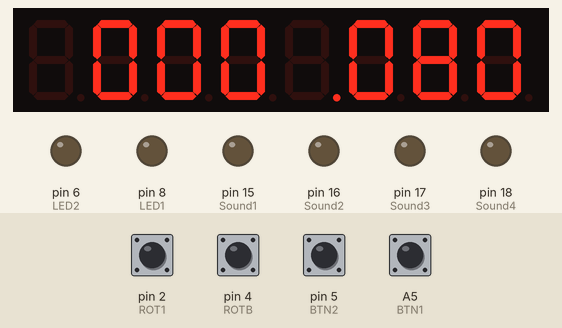
The sketch below on a simulated Arduino Nano, built with avr-gcc and run on an emulated ATmega328P. Parts: 8-digit seven-segment display, output pins drawn as LEDs (lit = HIGH). The test bench sets the inputs (shaded band); at power-on: A5 (BTN1), pin 2 (ROT1), pin 4 (ROTB), pin 5 (BTN2) HIGH.

Above: at 1.2 s.
1.3 s: A5 (BTN1) pulled LOW for 0.15 s
At 1.4 s:
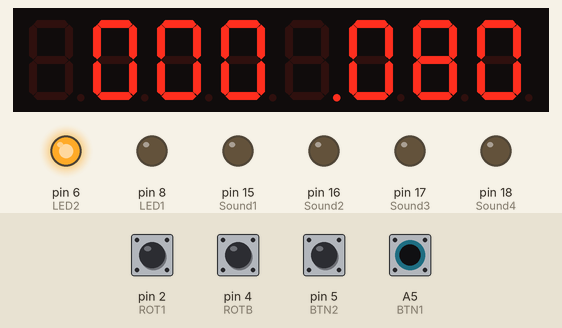
At 1.94 s:
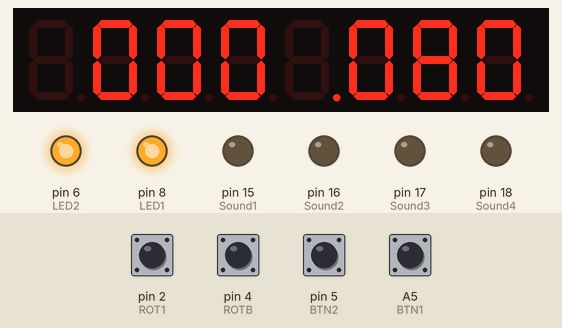
2.0 s: A5 (BTN1) pulled LOW for 1 s
At 3.1 s:
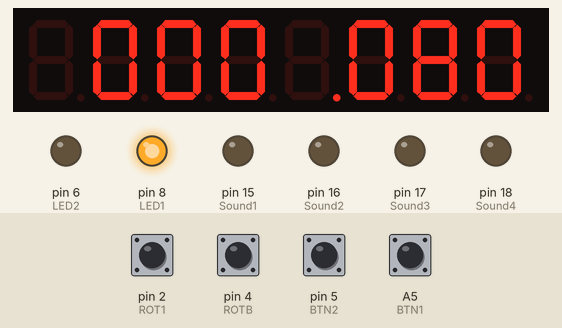
4.5 s: pin 4 (ROTB) pulled LOW for 0.15 s
Timing chart, 0 to 7.5 s (numbered marks = the images above; inputs shaded):
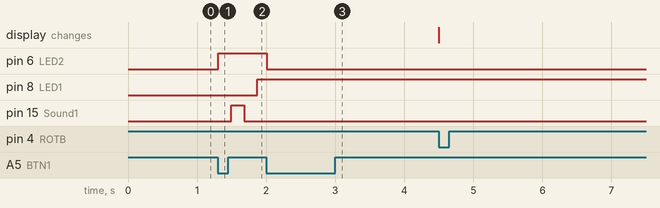

The sketch:

BMP.ino
```cpp
// (licence header left out)
// LecControl library from Eberhard Fahle  @ https://github.com/wayoda/LedControl
#include "LedControl.h"

// ----------------------------------------------------------------------------
// Parametres Boutons
// ----------------------------------------------------------------------------

#define BTN1 A5  // Start / Stop
#define BTN2 5   // Tap Tempo
#define ROTB 4   // Rotary Button

#define ROT1 2
#define ROT2 3

// ----------------------------------------------------------------------------
// Parametres Affichage
// ----------------------------------------------------------------------------

#define DGT8_DIN 12
#define DGT8_CS  10
#define DGT8_CLK 9

LedControl lc=LedControl(DGT8_DIN,DGT8_CLK,DGT8_CS,1);

#define LED1 8  // tempo
#define LED2 6  // Running

// ----------------------------------------------------------------------------
//  Controles pour generateur de sons
// ----------------------------------------------------------------------------

#define Sound1 15 // A1  // Kick
#define Sound2 16 // A2  // HiHat
#define Sound3 17 // A3  // Snare
#define Sound4 18 // A4  // Ride

// ----------------------------------------------------------------------------
// Procedures d'Affichage
// ----------------------------------------------------------------------------

void DisplayInt(int xi) {
  lc.setDigit(0,0,xi % 10,false);
  xi=xi / 10;
  lc.setDigit(0,1,xi % 10,false);
  xi=xi / 10;
  lc.setDigit(0,2,xi % 10,false);
}

void DisplayInt2(int xi) {
  lc.setDigit(0,4,xi % 10,false);
  xi=xi / 10;
  lc.setDigit(0,5,xi % 10,false);
  xi=xi / 10;
  lc.setDigit(0,6,xi % 10,false);
}

void DisplayInt8(long int xi) {
  lc.setDigit(0,0,xi % 10,false);
  xi=xi / 10;
  lc.setDigit(0,1,xi % 10,false);
  xi=xi / 10;
  lc.setDigit(0,2,xi % 10,false);
  xi=xi / 10;
  lc.setDigit(0,3,xi % 10,false);
  xi=xi / 10;
  lc.setDigit(0,4,xi % 10,false);
  xi=xi / 10;
  lc.setDigit(0,5,xi % 10,false);
  xi=xi / 10;
  lc.setDigit(0,6,xi % 10,false);
  xi=xi / 10;
  lc.setDigit(0,7,xi % 10,false);
}

// ----------------------------------------------------------------------------
//                                      Paterns
// ----------------------------------------------------------------------------

#define timecte 234375

boolean BmpChange = false;
int Bmp     =  80;
int BmpO    =   0;     // Old value
int Divider =   2;     // 1 noire, 2 croche, 4 double croche
int Dly     = timecte / Bmp / Divider;

// 1 - Kick
// 2 - HiHat
// 3 - Snare
// 4 - Ride

#define MAXNOTES  48
#define NBPatern  32
byte    Ntemps;

byte Tempo[MAXNOTES];
//const byte PROGMEM Temp00[] = { 1,0,0,0, 1,0,0,0, 1,0,0,0, 1,0,0,0 , 1,0,0,0, 1,0,0,0, 1,0,0,0, 1,0,0,0 , 1,0,0,0, 1,0,0,0, 1,0,0,0, 1,0,0,0 }; const byte NT00 = 48;  const byte DV00 = 4; // this 3 paterns
//const byte PROGMEM Temp01[] = { 1,0,1,0, 1,0,1,0, 1,0,1,0, 1,0,1,0 , 1,0,1,0, 1,0,1,0, 1,0,1,0, 1,0,1,0 , 1,0,1,0, 1,0,1,0, 1,0,1,0, 1,0,1,0 }; const byte NT01 = 48;  const byte DV01 = 2; //       are
//const byte PROGMEM Temp02[] = { 1,1,1,1, 1,1,1,1, 1,1,1,1, 1,1,1,1 , 1,1,1,1, 1,1,1,1, 1,1,1,1, 1,1,1,1 , 1,1,1,1, 1,1,1,1, 1,1,1,1, 1,1,1,1 }; const byte NT02 = 48;  const byte DV02 = 1; //   equivalent

                            //  1         2         3         4         5         6         7         8         9         10        11        12                    Nb Notes               Space Divider
const byte PROGMEM Temp00[] = { 1,0,1,0 , 1,0,1,0 , 1,0,1,0 , 1,0,1,0 , 0,0,0,0 , 0,0,0,0 , 0,0,0,0 , 0,0,0,0 , 0,0,0,0 , 0,0,0,0 , 0,0,0,0 , 0,0,0,0 };       const byte NT00 = 16;  const byte DV00 = 2; // Rythme
const byte PROGMEM Temp01[] = { 1,0,1,1 , 1,0,1,1 , 1,0,1,1 , 1,0,2,2 , 0,0,0,0 , 0,0,0,0 , 0,0,0,0 , 0,0,0,0 , 0,0,0,0 , 0,0,0,0 , 0,0,0,0 , 0,0,0,0 };       const byte NT01 = 16;  const byte DV01 = 2; // Rythme
const byte PROGMEM Temp02[] = { 1,0,1,0 , 1,1,1,0 , 1,0,1,0 , 1,1,2,0 , 0,0,0,0 , 0,0,0,0 , 0,0,0,0 , 0,0,0,0 , 0,0,0,0 , 0,0,0,0 , 0,0,0,0 , 0,0,0,0 };       const byte NT02 = 16;  const byte DV02 = 2; // Rythme
const byte PROGMEM Temp03[] = { 1,1,2,2 , 1,1,2,2 , 1,1,2,2 , 1,1,2,2 , 0,0,0,0 , 0,0,0,0 , 0,0,0,0 , 0,0,0,0 , 0,0,0,0 , 0,0,0,0 , 0,0,0,0 , 0,0,0,0 };       const byte NT03 = 16;  const byte DV03 = 2; // Rythme
const byte PROGMEM Temp04[] = { 1,0,1,0 , 1,0,1,0 , 1,0,1,0 , 1,0,1,0 , 0,0,0,0 , 0,0,0,0 , 0,0,0,0 , 0,0,0,0 , 0,0,0,0 , 0,0,0,0 , 0,0,0,0 , 0,0,0,0 };       const byte NT04 = 16;  const byte DV04 = 2; // Rythme
const byte PROGMEM Temp05[] = { 1,0,1,0 , 1,0,1,0 , 1,0,1,0 , 1,0,1,0 , 0,0,0,0 , 0,0,0,0 , 0,0,0,0 , 0,0,0,0 , 0,0,0,0 , 0,0,0,0 , 0,0,0,0 , 0,0,0,0 };       const byte NT05 = 16;  const byte DV05 = 2; // Rythme
const byte PROGMEM Temp06[] = { 1,0,1,0 , 1,0,1,0 , 1,0,1,0 , 1,0,1,0 , 0,0,0,0 , 0,0,0,0 , 0,0,0,0 , 0,0,0,0 , 0,0,0,0 , 0,0,0,0 , 0,0,0,0 , 0,0,0,0 };       const byte NT06 = 16;  const byte DV06 = 2; // Rythme
const byte PROGMEM Temp07[] = { 1,0,1,0 , 1,0,1,0 , 1,0,1,0 , 1,0,1,0 , 0,0,0,0 , 0,0,0,0 , 0,0,0,0 , 0,0,0,0 , 0,0,0,0 , 0,0,0,0 , 0,0,0,0 , 0,0,0,0 };       const byte NT07 = 16;  const byte DV07 = 2; // Rythme

const byte PROGMEM Temp08[] = { 2,1,1,1 , 1,1,1,1 , 1,1,1,1 , 1,1,1,1 , 2,1,1,1 , 1,1,1,1 , 2,1,1,1 , 1,1,1,1 , 3,1,1,1 , 3,1,1,1 , 2,1,1,1 , 1,1,1,1 };       const byte NT08 = 48;  const byte DV08 = 1; // Blues
const byte PROGMEM Temp09[] = { 2,1,1,1 , 1,1,1,1 , 1,1,1,1 , 1,1,1,1 , 2,1,1,1 , 1,1,1,1 , 2,1,1,1 , 1,1,1,1 , 3,1,1,1 , 3,1,1,1 , 2,1,1,1 , 1,1,1,1 };       const byte NT09 = 48;  const byte DV09 = 1; // Blues
const byte PROGMEM Temp10[] = { 2,1,1,1 , 1,1,1,1 , 1,1,1,1 , 1,1,1,1 , 2,1,1,1 , 1,1,1,1 , 2,1,1,1 , 1,1,1,1 , 3,1,1,1 , 3,1,1,1 , 2,1,1,1 , 1,1,1,1 };       const byte NT10 = 48;  const byte DV10 = 1; // Blues
const byte PROGMEM Temp11[] = { 2,1,1,1 , 1,1,1,1 , 1,1,1,1 , 1,1,1,1 , 2,1,1,1 , 1,1,1,1 , 2,1,1,1 , 1,1,1,1 , 3,1,1,1 , 3,1,1,1 , 2,1,1,1 , 1,1,1,1 };       const byte NT11 = 48;  const byte DV11 = 1; // Blues
const byte PROGMEM Temp12[] = { 2,1,1,1 , 1,1,1,1 , 1,1,1,1 , 1,1,1,1 , 2,1,1,1 , 1,1,1,1 , 2,1,1,1 , 1,1,1,1 , 3,1,1,1 , 3,1,1,1 , 2,1,1,1 , 1,1,1,1 };       const byte NT12 = 48;  const byte DV12 = 1; // Blues
const byte PROGMEM Temp13[] = { 2,1,1,1 , 1,1,1,1 , 1,1,1,1 , 1,1,1,1 , 2,1,1,1 , 1,1,1,1 , 2,1,1,1 , 1,1,1,1 , 3,1,1,1 , 3,1,1,1 , 2,1,1,1 , 1,1,1,1 };       const byte NT13 = 48;  const byte DV13 = 1; // Blues
const byte PROGMEM Temp14[] = { 2,1,1,1 , 1,1,1,1 , 1,1,1,1 , 1,1,1,1 , 2,1,1,1 , 1,1,1,1 , 2,1,1,1 , 1,1,1,1 , 3,1,1,1 , 3,1,1,1 , 2,1,1,1 , 1,1,1,1 };       const byte NT14 = 48;  const byte DV14 = 1; // Blues
const byte PROGMEM Temp15[] = { 2,1,1,1 , 1,1,1,1 , 1,1,1,1 , 1,1,1,1 , 2,1,1,1 , 1,1,1,1 , 2,1,1,1 , 1,1,1,1 , 3,1,1,1 , 3,1,1,1 , 2,1,1,1 , 1,1,1,1 };       const byte NT15 = 48;  const byte DV15 = 1; // Blues

                             // 1                 2                 3                 4                 5                 6
const byte PROGMEM Temp16[] = { 1,0,0,0,1,0,0,0 , 1,0,0,0,1,0,0,0 , 1,0,0,0,3,0,0,0 , 0,0,0,0,0,0,0,0 , 0,0,0,0,0,0,0,0 , 0,0,0,0,0,0,0,0 };                   const byte NT16 = 24;  const byte DV16 = 8; //
const byte PROGMEM Temp17[] = { 1,0,0,0,1,0,0,0 , 1,0,0,0,1,0,0,0 , 1,0,0,0,1,0,0,0 , 1,0,0,0,1,0,0,0 , 1,0,0,0,3,0,0,0 , 0,0,0,0,0,0,0,0 };                   const byte NT17 = 40;  const byte DV17 = 8; //
const byte PROGMEM Temp18[] = { 1,0,0,0,1,0,0,0 , 1,0,0,0,1,0,0,0 , 1,0,0,0,1,0,0,0 , 1,0,0,0,1,0,0,0 , 0,0,0,0,0,0,0,0 , 0,0,0,0,0,0,0,0 };                   const byte NT18 = 24;  const byte DV18 = 8; //
const byte PROGMEM Temp19[] = { 1,0,0,0,0,0,0,0 , 1,0,0,0,0,0,0,0 , 1,0,0,0,0,0,0,0 , 1,0,0,0,0,0,0,0 , 0,0,0,0,0,0,0,0 , 0,0,0,0,0,0,0,0 };                   const byte NT19 = 24;  const byte DV19 = 8; //

                             // 1       2       3       4       5       6       7      8       9      10      11      12      13      14      15      16
const byte PROGMEM Temp20[] = { 1,0,1 , 1,0,1 , 1,0,1 , 1,0,1 , 1,0,1 , 1,0,1 , 1,0,1, 1,0,1 , 0,0,0, 0,0,0 , 0,0,0 , 0,0,0 , 0,0,0 , 0,0,0 , 0,0,0 , 0,0,0 }; const byte NT20 = 24;  const byte DV20 = 3; // Suffle 01
const byte PROGMEM Temp21[] = { 1,0,1 , 1,0,1 , 1,0,1 , 1,0,1 , 1,0,1 , 1,0,1 , 1,0,1, 1,0,1 , 0,0,0, 0,0,0 , 0,0,0 , 0,0,0 , 0,0,0 , 0,0,0 , 0,0,0 , 0,0,0 }; const byte NT21 = 24;  const byte DV21 = 3; // Suffle 01
const byte PROGMEM Temp22[] = { 1,0,2 , 2,0,2 , 3,0,2 , 2,0,2 , 1,0,2 , 2,0,2 , 3,0,2, 2,0,2 , 0,0,0, 0,0,0 , 0,0,0 , 0,0,0 , 0,0,0 , 0,0,0 , 0,0,0 , 0,0,0 }; const byte NT22 = 24;  const byte DV22 = 3; // Suffle 02
const byte PROGMEM Temp23[] = { 1,0,2 , 2,0,2 , 3,0,2 , 2,0,2 , 1,0,2 , 2,0,1 , 1,1,1, 1,0,2 , 0,0,0, 0,0,0 , 0,0,0 , 0,0,0 , 0,0,0 , 0,0,0 , 0,0,0 , 0,0,0 }; const byte NT23 = 24;  const byte DV23 = 3; // Suffle 03

                             // 1             2             3             4             5             6             7             8
const byte PROGMEM Temp24[] = { 1,0,0,1,1,0 , 1,0,0,1,1,0 , 1,0,0,1,1,0 , 1,0,0,1,1,0 , 0,0,0,0,0,0 , 0,0,0,0,0,0 , 0,0,0,0,0,0 , 0,0,0,0,0,0 };               const byte NT24 = 24;  const byte DV24 = 6; //
const byte PROGMEM Temp25[] = { 1,0,1,1,0,0 , 1,0,1,1,0,0 , 1,0,1,1,0,0 , 1,0,1,1,0,0 , 0,0,0,0,0,0 , 0,0,0,0,0,0 , 0,0,0,0,0,0 , 0,0,0,0,0,0 };               const byte NT25 = 24;  const byte DV25 = 6; //
const byte PROGMEM Temp26[] = { 1,0,0,0,0,0 , 1,0,0,0,0,0 , 1,0,0,0,0,0 , 1,0,0,0,0,0 , 0,0,0,0,0,0 , 0,0,0,0,0,0 , 0,0,0,0,0,0 , 0,0,0,0,0,0 };               const byte NT26 = 24;  const byte DV26 = 6; //
const byte PROGMEM Temp27[] = { 1,0,0,0,0,0 , 1,0,0,0,0,0 , 1,0,0,0,0,0 , 1,0,0,0,0,0 , 0,0,0,0,0,0 , 0,0,0,0,0,0 , 0,0,0,0,0,0 , 0,0,0,0,0,0 };               const byte NT27 = 24;  const byte DV27 = 6; //

                            //  1         2         3         4         5         6         7         8         9         10        11        12
const byte PROGMEM Temp28[] = { 1,0,2,0 , 3,0,2,0 , 2,0,1,0 , 3,0,2,0 , 1,0,2,0 , 3,0,2,0 , 2,0,1,0 , 3,0,2,0 , 0,0,0,0 , 0,0,0,0 , 0,0,0,0 , 0,0,0,0 };       const byte NT28 = 32;  const byte DV28 = 4; // Rock 3
const byte PROGMEM Temp29[] = { 1,0,2,0 , 1,0,3,0 , 1,0,2,0 , 1,0,3,0 , 0,0,0,0 , 0,0,0,0 , 0,0,0,0 , 0,0,0,0 , 0,0,0,0 , 0,0,0,0 , 0,0,0,0 , 0,0,0,0 };       const byte NT29 = 16;  const byte DV29 = 2; // House 1
const byte PROGMEM Temp30[] = { 1,0,2,1 , 3,0,1,0 , 2,0,1,0 , 3,1,2,0 , 0,0,0,0 , 0,0,0,0 , 0,0,0,0 , 0,0,0,0 , 0,0,0,0 , 0,0,0,0 , 0,0,0,0 , 0,0,0,0 };       const byte NT30 = 16;  const byte DV30 = 2; // Hip-Hop
const byte PROGMEM Temp31[] = { 1,0,2,1 , 3,0,1,0 , 2,0,1,0 , 3,1,2,0 , 0,0,0,0 , 0,0,0,0 , 0,0,0,0 , 0,0,0,0 , 0,0,0,0 , 0,0,0,0 , 0,0,0,0 , 0,0,0,0 };       const byte NT31 = 16;  const byte DV31 = 2; // Hip-Hop


byte Patern  = 0;
byte PaternO = 0;

void cptab( byte Tx[] ) {
  for (int i=0;i<MAXNOTES;i++) {
    Tempo[i]=pgm_read_byte( &(Tx[i]) );
  }
}

void SelectTemo(int n) {
  switch (n) {
    case  1 : Ntemps=NT01; cptab(Temp01); Divider=DV01; break;
    case  2 : Ntemps=NT02; cptab(Temp02); Divider=DV02; break;
    case  3 : Ntemps=NT03; cptab(Temp03); Divider=DV03; break;
    case  4 : Ntemps=NT04; cptab(Temp04); Divider=DV04; break;
    case  5 : Ntemps=NT05; cptab(Temp05); Divider=DV05; break;
    case  6 : Ntemps=NT06; cptab(Temp06); Divider=DV06; break;
    case  7 : Ntemps=NT07; cptab(Temp07); Divider=DV07; break;
    case  8 : Ntemps=NT08; cptab(Temp08); Divider=DV08; break;
    case  9 : Ntemps=NT09; cptab(Temp09); Divider=DV09; break;
    case 10 : Ntemps=NT10; cptab(Temp10); Divider=DV10; break;
    case 11 : Ntemps=NT11; cptab(Temp11); Divider=DV11; break;
    case 12 : Ntemps=NT12; cptab(Temp12); Divider=DV12; break;
    case 13 : Ntemps=NT13; cptab(Temp13); Divider=DV13; break;
    case 14 : Ntemps=NT14; cptab(Temp14); Divider=DV14; break;
    case 15 : Ntemps=NT15; cptab(Temp15); Divider=DV15; break;

    case 16 : Ntemps=NT16; cptab(Temp16); Divider=DV16; break;
    case 17 : Ntemps=NT17; cptab(Temp17); Divider=DV17; break;
    case 18 : Ntemps=NT18; cptab(Temp18); Divider=DV18; break;
    case 19 : Ntemps=NT19; cptab(Temp19); Divider=DV19; break;
    case 20 : Ntemps=NT20; cptab(Temp20); Divider=DV20; break;
    case 21 : Ntemps=NT21; cptab(Temp21); Divider=DV21; break;
    case 22 : Ntemps=NT22; cptab(Temp22); Divider=DV22; break;
    case 23 : Ntemps=NT23; cptab(Temp23); Divider=DV23; break;
    case 24 : Ntemps=NT24; cptab(Temp24); Divider=DV24; break;
    case 25 : Ntemps=NT25; cptab(Temp25); Divider=DV25; break;
    case 26 : Ntemps=NT26; cptab(Temp26); Divider=DV26; break;
    case 27 : Ntemps=NT27; cptab(Temp27); Divider=DV27; break;
    case 28 : Ntemps=NT28; cptab(Temp28); Divider=DV28; break;
    case 29 : Ntemps=NT29; cptab(Temp29); Divider=DV29; break;
    case 30 : Ntemps=NT30; cptab(Temp30); Divider=DV30; break;
    case 31 : Ntemps=NT31; cptab(Temp31); Divider=DV31; break;

    default: Ntemps=NT00; cptab(Temp00);  Divider=DV00;
  }
  Dly=timecte / Bmp / Divider;
}

// ----------------------------------------------------------------------------
//                         Interruptions et BMP
// ----------------------------------------------------------------------------

unsigned int Compteur = Dly;  //Compteur pour interruption

ISR (TIMER2_OVF_vect) {
  if (!Compteur--) {
    Compteur=Dly;
    InterruptTimer2();
  }
}

int cled=0;
boolean state = true;
boolean state2= false;
int ctemp=0;
int instrum=0;

void InterruptTimer2() {
  if ( cled==0 ) {
    state= not(state);
  }
  cled++;
  if ( cled > 1 ) {
    cled=0;
  }

  digitalWrite(LED1, state);
  state2= not(state2);

  if (state2 ) {
    if (ctemp>=Ntemps) {
      ctemp=0;
    }
    instrum=Tempo[ctemp];
    ctemp++;
    if (instrum > 0 ) {
      digitalWrite(Sound1 -1 + instrum,true);
    }
  } else {
    if (instrum > 0 ) {
      digitalWrite(Sound1 -1 + instrum,false);
    }
  }
}

// ----------------------------------------------------------------------------
//                                 Boutons
// ----------------------------------------------------------------------------

boolean Btn1Down =false;
boolean Btn1Press=false;

boolean Btn2Down =false;
boolean Btn2Press=false;
long int Btn2time=0;
long int Btn2Delay;

boolean ROTBDown =false;
boolean ROTBPress=false;

void CheckButtons () {
  // ------------------  test bouton 1 ------------------
  if ( Btn1Down ) {
    if (digitalRead(BTN1)==true) { // bouton plus enfoncé
      Btn1Down=false;
      delay(10);
    }
  } else {
    if (digitalRead(BTN1)==false) { // bouton enfoncé
      Btn1Down=true;
      Btn1Press=true;
    }
  }
  // ---------------  test bouton 2 ( TAP ) -------------
  long int t0=millis();
  if ( Btn1Down ) {
    if (digitalRead(BTN2)==true) { // bouton plus enfoncé
      Btn2Down=false;
      delay(10);
    }
  } else {
    if (digitalRead(BTN2)==false) { // bouton enfoncé
      Btn2Down=true;
      if (Btn2time>0) {
        Btn2Delay=t0-Btn2time;
        if ((Btn2Delay>100) && (Btn2Delay<1000)) {
          Bmp=30000/Btn2Delay*(Divider/2);
          Dly=timecte/Bmp/Divider;
          BmpChange=true;
          DisplayInt(Bmp);
        }
        delay(5);
      }
      Btn2time =t0;
    } else {
      if (t0-Btn2time>1000) {
        Btn2time=0;
      }
    }
  }

  // -------------  test bouton 3 ( Rotary ) ------------
  if ( ROTBDown ) {
    if (digitalRead(ROTB)==true) { // bouton plus enfoncé
      ROTBDown=false;
      delay(10);
    }
  } else {
    if (digitalRead(ROTB)==false) { // bouton enfoncé
      ROTBDown=true;
      ROTBPress=true;
    }
  }
}

boolean keyPress1() {
  boolean tmp;
  tmp=Btn1Press;
  Btn1Press=false;
  return tmp;
}

boolean keyPress3() {
  boolean tmp;
  tmp=ROTBPress;
  ROTBPress=false;
  return tmp;
}

// ----------------------------------------------------------------------------
//  Rotary Encoder
// ----------------------------------------------------------------------------

unsigned long ltime;
short int mode=0;

void RotaryChange() {
  unsigned long ntime;
  int increment=0;

  ntime=millis();
  if ((ntime-ltime) < 100 ) {
    if (digitalRead(ROT1) == digitalRead(ROT2)) {
      increment= -1;
     } else {
      increment= +1;
     }
  }

  if (mode==0) {
    Bmp   = Bmp   + increment;
  } else if (mode==1) {
    Patern = Patern + increment;
  }

  ltime=ntime;
}

// ----------------------------------------------------------------------------
// set dot point side of selected ( Patern / Bmp )

void Active() {
  if (mode==0) {
    lc.setLed(0, 3, 0, true);
    lc.setLed(0, 7, 0, false);
  } else {
    lc.setLed(0, 3, 0, false);
    lc.setLed(0, 7, 0, true);
  }
}

// ----------------------------------------------------------------------------
//                                  S E T U P
// ----------------------------------------------------------------------------
boolean StartRun = false;

void setup() {
  SelectTemo(0);

  pinMode(LED1, OUTPUT);
  pinMode(LED2, OUTPUT);

  pinMode(Sound1,OUTPUT);
  pinMode(Sound2,OUTPUT);
  pinMode(Sound3,OUTPUT);
  pinMode(Sound4,OUTPUT);
  digitalWrite(Sound1,false);
  digitalWrite(Sound2,false);
  digitalWrite(Sound3,false);
  digitalWrite(Sound4,false);

  pinMode(BTN1,INPUT_PULLUP);
  pinMode(BTN2,INPUT_PULLUP);

  lc.shutdown(0,false);
  lc.setIntensity(0,8);
  lc.clearDisplay(0);

  pinMode(ROT1,INPUT_PULLUP);
  pinMode(ROT2,INPUT_PULLUP);
  pinMode(ROTB,INPUT_PULLUP);
  attachInterrupt(0, RotaryChange, CHANGE);

  // initialisation interruption Timer 2
  //MsTimer2::set(Dly, InterruptTimer2);
  //MsTimer2::start(); // active Timer2

  // Initialise le Timer 2 pour déclencher les interruptions à intervalle régulier
  TCCR2A = 0; //default
  TCCR2B = 0b00000010; // clk / 8
//  TIMSK2 = 0b00000001; //

  sei();               // autorise les interruptions

  DisplayInt(Bmp);
  DisplayInt2(Patern);
  Active();
}

// ----------------------------------------------------------------------------
//                                  L O O P
// ----------------------------------------------------------------------------

void loop() {
  CheckButtons();

  if (keyPress3()) {
    mode++;
    if (mode >1) {
      mode=0;
    }
    Active();
  }

  if (keyPress1()) {
    StartRun=not(StartRun);
    if (StartRun ) {
      cli();
      TIMSK2 = 0b00000001;
      digitalWrite(LED2,true);
      sei();
    } else {
      cli();
      TIMSK2 = 0b00000000;
      digitalWrite(LED2,false);
      sei();
    }
  }

  if ( Bmp != BmpO ) {
    Dly=timecte / Bmp / Divider;  // calculate Delay
    BmpO=Bmp;
    BmpChange=true;
    DisplayInt(Bmp);
  }

  if ( Patern != PaternO ) {
    if (Patern <  0 )       { Patern = NBPatern; }
    if (Patern >= NBPatern) { Patern = 0; }
    PaternO=Patern;
    DisplayInt2(Patern);
    SelectTemo(Patern);
  }
}
```

Measured:
- after the input at 1.3 s, pin 6 (LED2): LOW → HIGH at once; pin 8 (LED1): LOW → HIGH after 0.57 s; pin 15 (Sound1): LOW → HIGH after 0.20 s, → LOW 0.19 s later
- after the input at 2.0 s, pin 6 (LED2): HIGH → LOW at once; pin 8 (LED1): stops changing and stays HIGH; pin 15 (Sound1): stops changing and stays LOW
